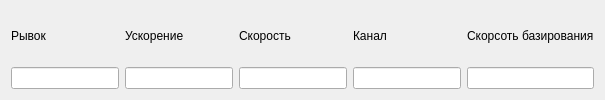
                 <widget class="QWidget" name="tab_5">
                  <attribute name="title">
                   <string>Ось Z</string>
                  </attribute>
                  <layout class="QGridLayout" name="gridLayout_27">
                   <item row="0" column="0">
                    <widget class="QLabel" name="label_26">
                     <property name="text">
                      <string>Рывок</string>
                     </property>
                    </widget>
                   </item>
                   <item row="0" column="1">
                    <widget class="QLabel" name="label_23">
                     <property name="text">
                      <string>Ускорение</string>
                     </property>
                    </widget>
                   </item>
                   <item row="0" column="2">
                    <widget class="QLabel" name="label_24">
                     <property name="text">
                      <string>Скорость</string>
                     </property>
                    </widget>
                   </item>
                   <item row="0" column="3">
                    <widget class="QLabel" name="label_25">
                     <property name="text">
                      <string>Канал</string>
                     </property>
                    </widget>
                   </item>
                   <item row="0" column="4">
                    <widget class="QLabel" name="label_22">
                     <property name="text">
                      <string>Скорсоть базирования</string>
                     </property>
                    </widget>
                   </item>
                   <item row="1" column="0">
                    <widget class="QLineEdit" name="lineEdit_26"/>
                   </item>
                   <item row="1" column="1">
                    <widget class="QLineEdit" name="lineEdit_27"/>
                   </item>
                   <item row="1" column="2">
                    <widget class="QLineEdit" name="lineEdit_28"/>
                   </item>
                   <item row="1" column="3">
                    <widget class="QLineEdit" name="lineEdit_29"/>
                   </item>
                   <item row="1" column="4">
                    <widget class="QLineEdit" name="lineEdit_30"/>
                   </item>
                  </layout>
                 </widget>
